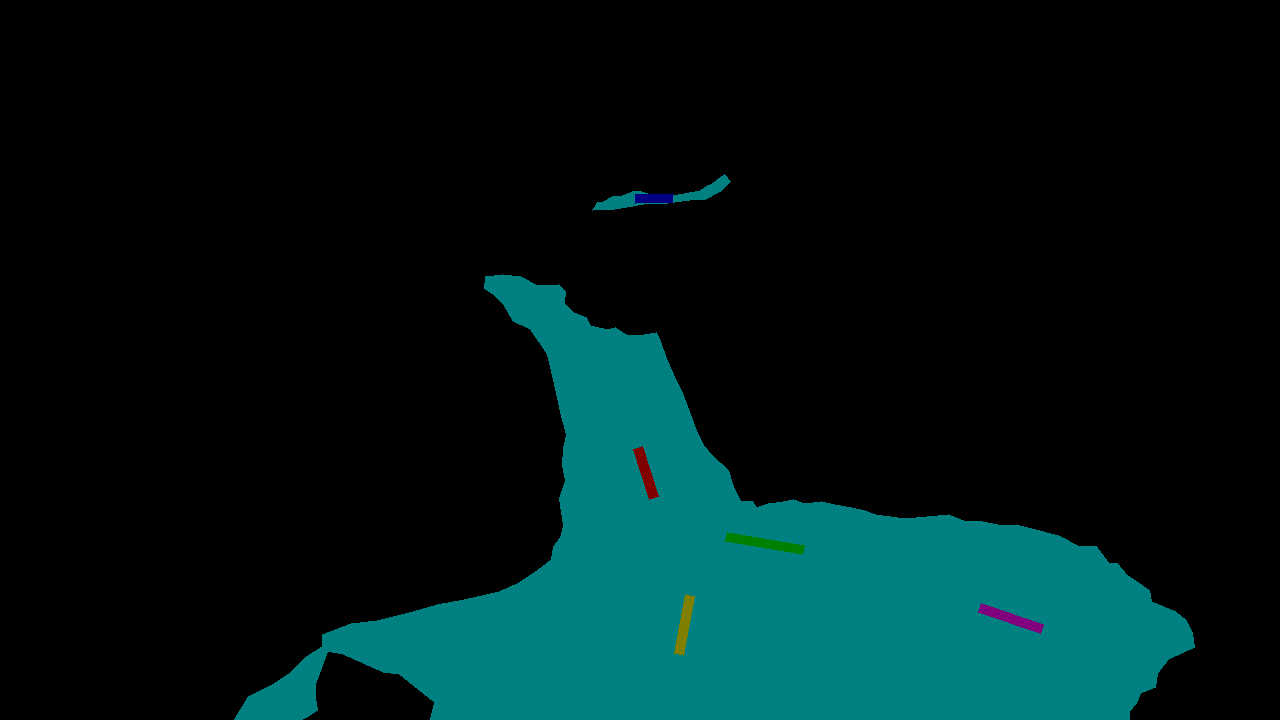
#> input picture demo/0/image_json/label.png, 1280 x 720 px
$ python generate_mask.py --inputdir ../demo/0/image_json
#> lines starting #> are read from the running program, lines starting #| are printed output that depends on the picture; after the words box and inside, x2 and y2 are one past the last pixel; in counts of white or black regions, pixels touching at a corner belong together
import os
import argparse
import cv2
import numpy as np

if __name__ == '__main__':
    parser = argparse.ArgumentParser()
    parser.add_argument('--inputdir', type=str, required=True, help='the path to the input directory')
    args = parser.parse_args()

    img = cv2.imread(os.path.join(args.inputdir, 'label.png'))
#> img is the input picture: shape (720, 1280, 3); mean B, G, R 24.2, 24.3, 0.3
    b, g, r = cv2.split(img)
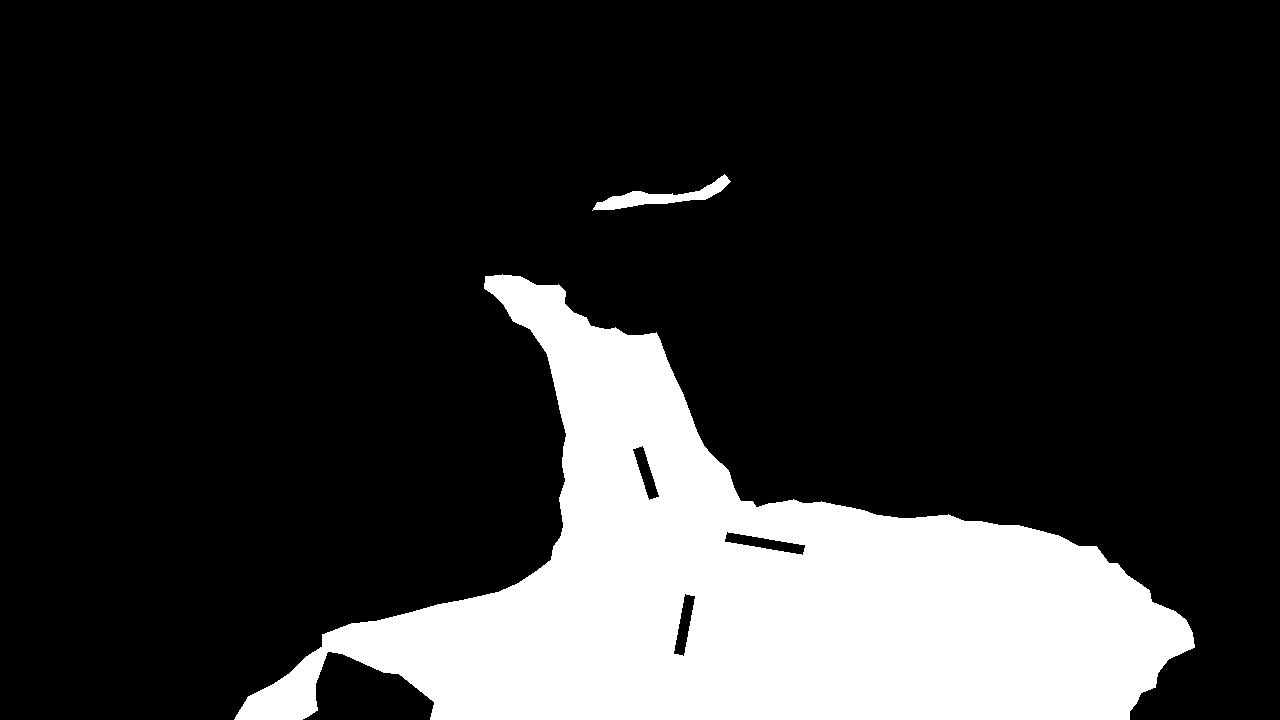
#> b: shape (720, 1280); values 0 (black) and 128 (white), 18.9% white; 2 white regions, box (x1, y1, x2, y2) and area: (234, 274, 1195, 720) 172764, (592, 174, 731, 211) 1486
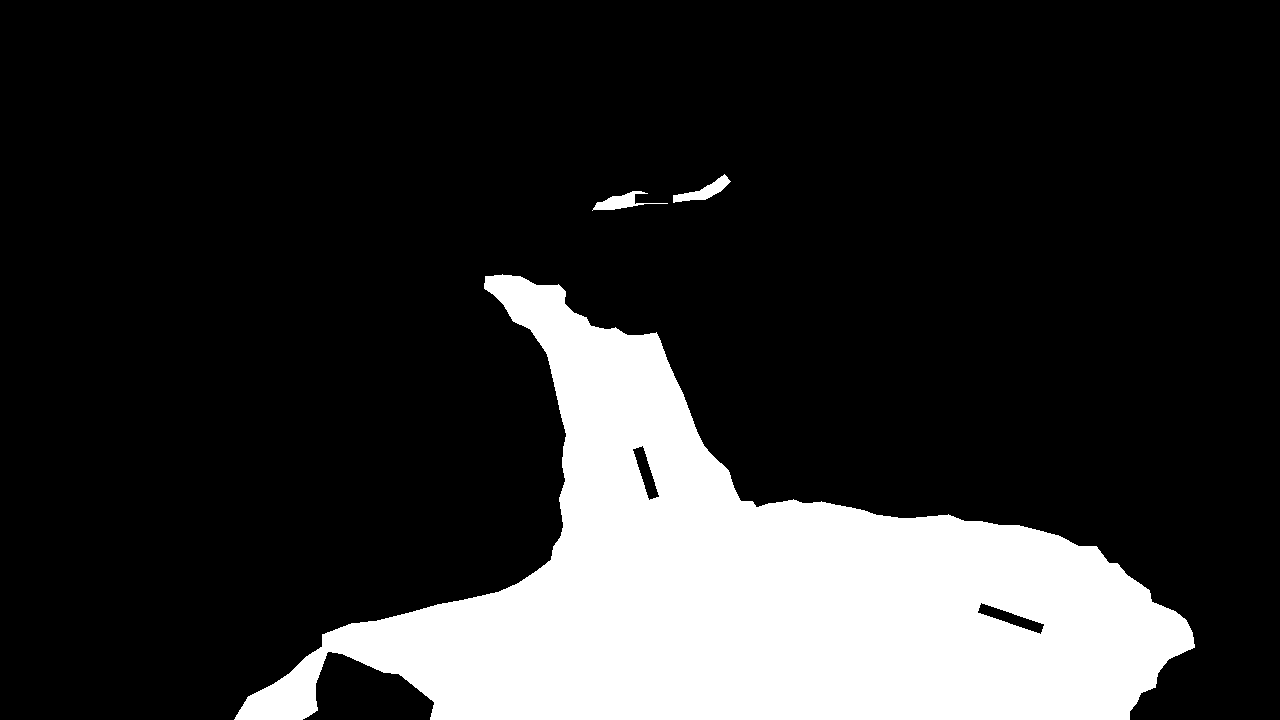
#> g: shape (720, 1280); values 0 (black) and 128 (white), 18.9% white; 3 white regions, box (x1, y1, x2, y2) and area: (234, 274, 1195, 720) 173468, (673, 174, 731, 203) 586, (592, 191, 668, 211) 556
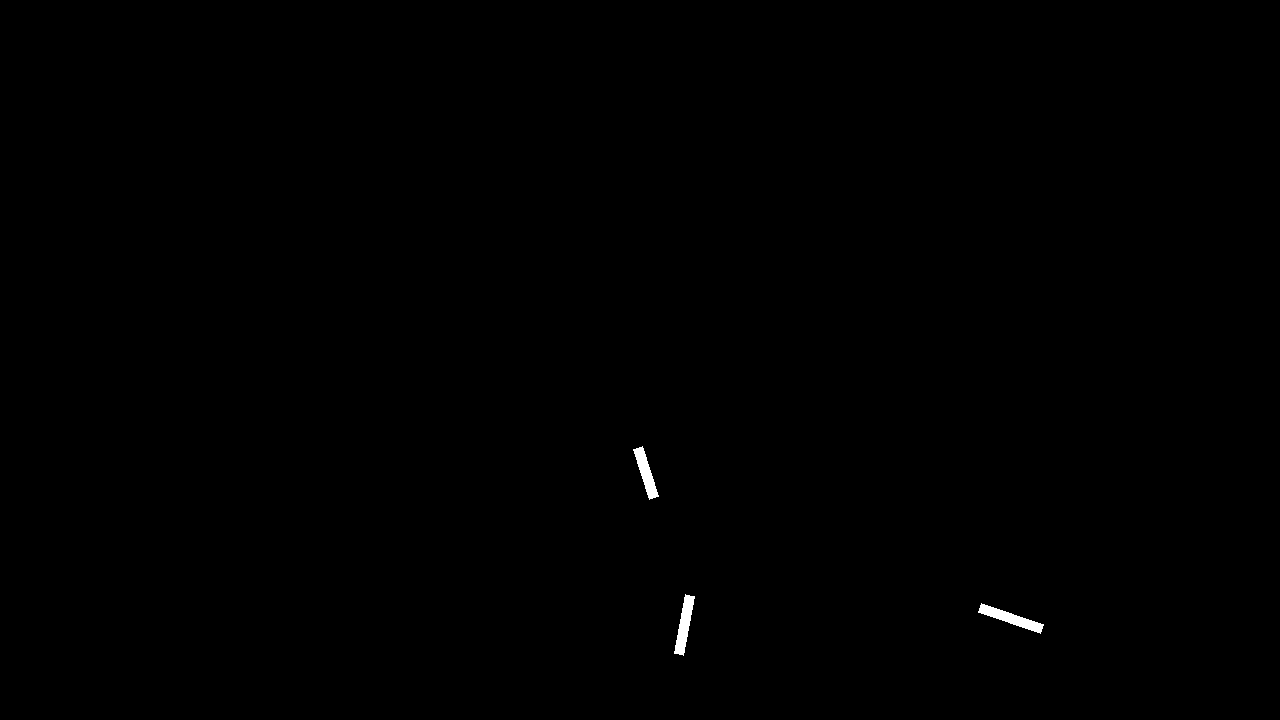
#> r: shape (720, 1280); values 0 (black) and 128 (white), 0.2% white; 3 white regions, box (x1, y1, x2, y2) and area: (978, 603, 1044, 634) 652, (674, 594, 695, 656) 614, (633, 446, 659, 500) 552
    b, g, r = (b > 0).astype(np.int64), (g > 0).astype(np.int64), (r > 0).astype(np.int64)
    mask = cv2.bitwise_or(b, g)
#> mask: shape (720, 1280) int32; values 0 (black) and 1 (white), 19.1% white; 2 white regions, box (x1, y1, x2, y2) and area: (234, 274, 1195, 720) 174120, (592, 174, 731, 211) 1486
    mask = cv2.bitwise_or(mask, r)
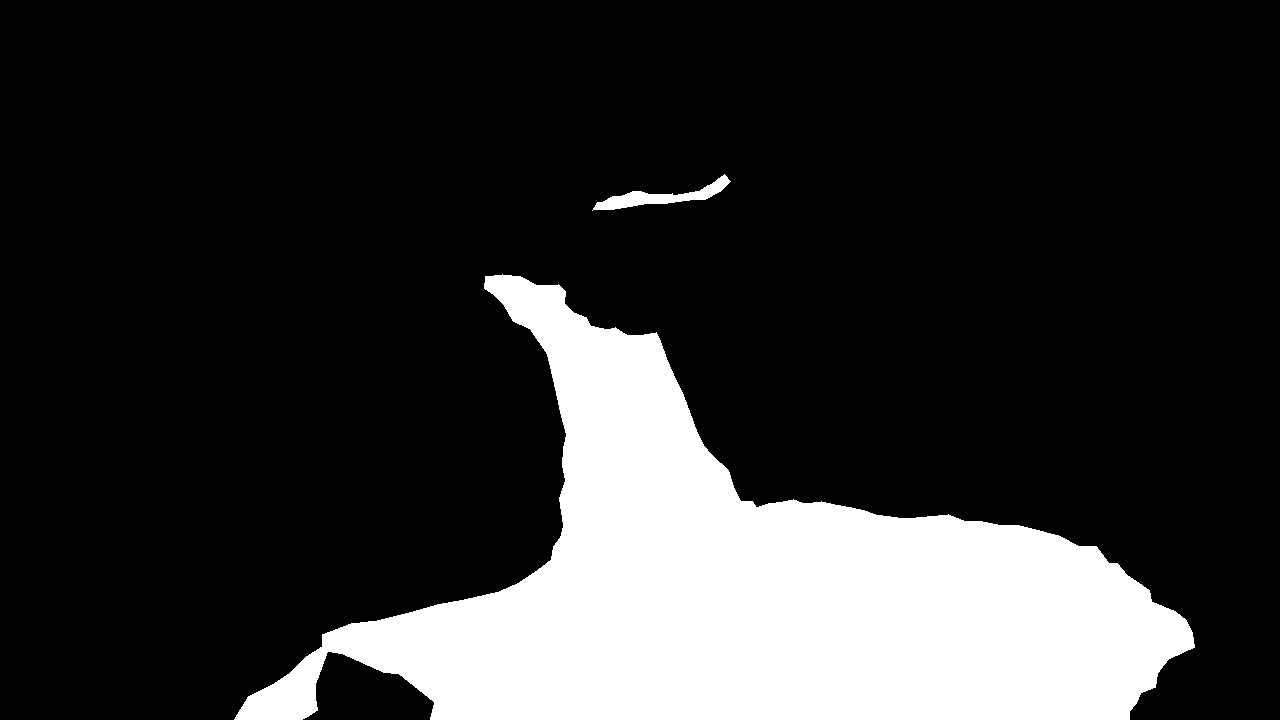
#> mask: shape (720, 1280) int32; values 0 (black) and 1 (white), 19.1% white; 2 white regions, box (x1, y1, x2, y2) and area: (234, 274, 1195, 720) 174672, (592, 174, 731, 211) 1486
    mask = mask * 255
    cv2.imwrite(os.path.join(args.inputdir, 'mask.png'), mask)
    print(f"Generated mask for {os.path.join(args.inputdir, 'label.png')}")
